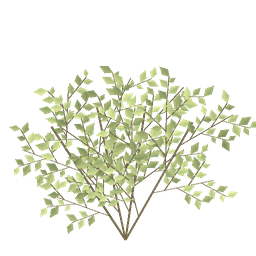

This chart was generated by the following Python code:
"""Original spray of leaves, painted at double resolution and reduced for WebGL."""
from pathlib import Path
from PIL import Image, ImageDraw
import random, math
rng=random.Random(12)
im=Image.new('RGBA',(512,512))
draw=ImageDraw.Draw(im)
def branch(x,y,a,length,depth):
    tip=(x+math.cos(a)*length,y+math.sin(a)*length)
    draw.line((x,y,*tip), fill=(115,106,76,255), width=max(2,depth*2))
    if depth:
        for k in range(1,5):
            t=k/5
            branch(x+(tip[0]-x)*t,y+(tip[1]-y)*t,a+(-1)**k*rng.uniform(.45,.85),length*.46,depth-1)
    else:
        for k in range(1,6):
            t=k/5
            px=x+(tip[0]-x)*t; py=y+(tip[1]-y)*t
            b=a+(-1)**k*.85; L=rng.uniform(15,30); w=L*.28
            dx,dy=math.cos(b),math.sin(b)
            g=rng.randint(132,205)
            mid=(px+dx*L*.48,py+dy*L*.48);end=(px+dx*L,py+dy*L)
            draw.polygon([(px,py),(mid[0]-dy*w,mid[1]+dx*w),end,mid],fill=(g-7,g+12,int(g*.72),255))
            draw.polygon([(px,py),(mid[0]+dy*w,mid[1]-dx*w),end,mid],fill=(g+14,g+24,int(g*.75),255))
for a in [-2.15,-1.78,-1.42,-1.05]:branch(251,479,a,270,2)
im.resize((256,256),Image.Resampling.LANCZOS).save(Path(__file__).with_name('folhagem.png'))
